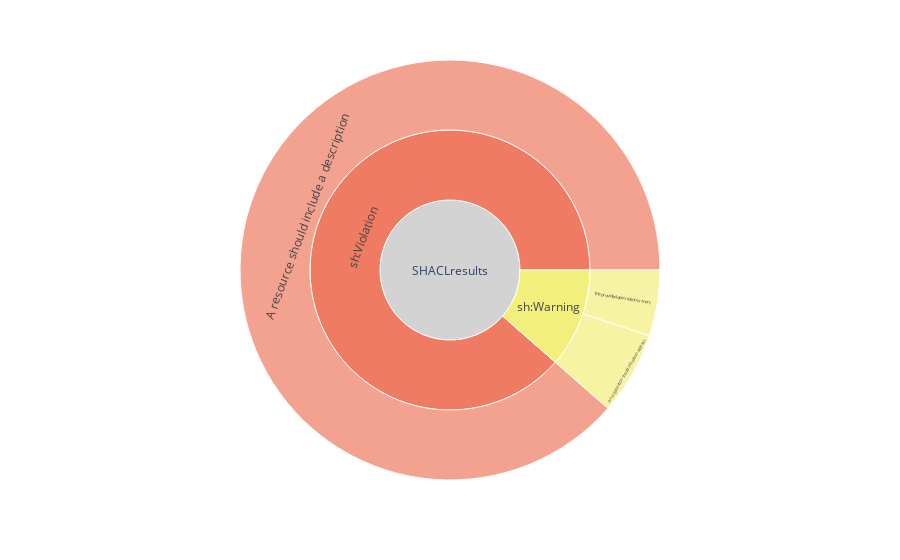

Notebook code cell kept with this figure:
### Code cell
# tested subburts, not useful here, but might be good for the general graph assay notebooks
import plotly.express as px
fig = px.sunburst(ppdf, path=[px.Constant("SHACLresults"), 'severity', 'message'],
                 color='severity',
                color_discrete_map={'(?)':'lightgrey', 'sh:Violation':'EF7B62', 'sh:Warning':'F3EF7D'})
fig.show()

### Figure 1 — Plotly figure (JSON) as saved in the notebook; plotly's stock layout.template omitted (floating-point values rounded to 4 significant figures)
{"data": [{"branchvalues": "total", "customdata": [["sh:Violation"], ["sh:Warning"], ["sh:Warning"], ["sh:Violation"], ["sh:Warning"], ["(?)"]], "domain": {"x": [0, 1], "y": [0, 1]}, "hovertemplate": "labels=%{label}<br>count=%{value}<br>parent=%{parent}<br>id=%{id}<br>severity=%{customdata[0]}<extra></extra>", "ids": ["SHACLresults/sh:Violation/A resource should include a description", "SHACLresults/sh:Warning/An organization should include an address", "SHACLresults/sh:Warning/The provided description is short.", "SHACLresults/sh:Violation", "SHACLresults/sh:Warning", "SHACLresults"], "labels": ["A resource should include a description", "An organization should include an address", "The provided description is short.", "sh:Violation", "sh:Warning", "SHACLresults"], "marker": {"colors": ["EF7B62", "F3EF7D", "F3EF7D", "EF7B62", "F3EF7D", "lightgrey"]}, "name": "", "parents": ["SHACLresults/sh:Violation", "SHACLresults/sh:Warning", "SHACLresults/sh:Warning", "SHACLresults", "SHACLresults", ""], "type": "sunburst", "values": [1083, 78, 62, 1083, 140, 1223]}], "layout": {"autosize": true, "legend": {"tracegroupgap": 0}, "margin": {"t": 60}}}
